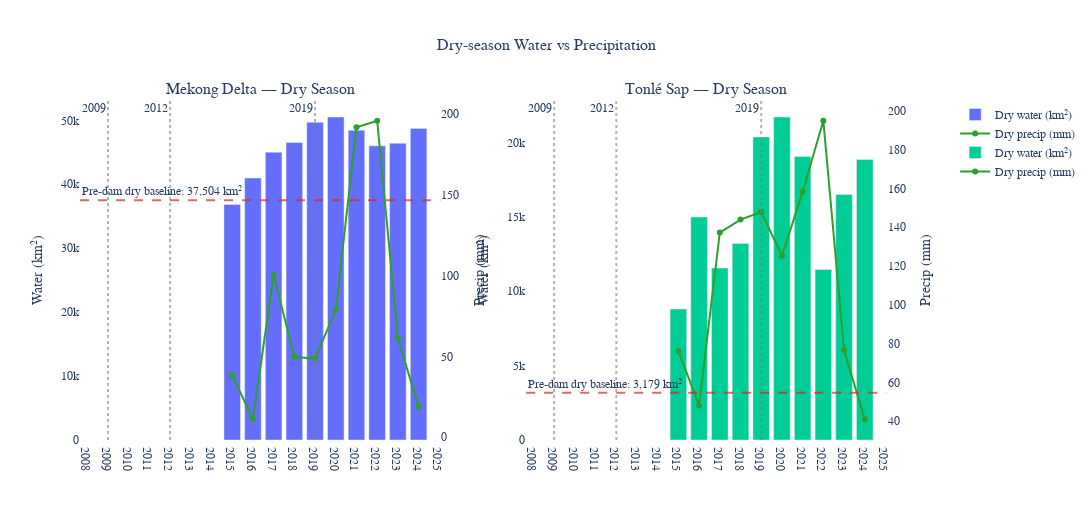

Here is the notebook cell this chart was saved with:
### Code cell
# === Cell 9: Figure 3 - Dry Season Analysis (Dual Axis) ===
def fig_dry_dual_axis(df_delta, df_ts, baselines, events):
    fig = make_subplots(rows=1, cols=2, subplot_titles=("Mekong Delta — Dry Season", "Tonlé Sap — Dry Season"),
                        specs=[[{"secondary_y": True},{"secondary_y": True}]], horizontal_spacing=0.10,
                        )
    fig.update_layout(height=520, width=1200, hovermode="x unified",
                      font=dict(family="Arial, sans-serif", size=12), plot_bgcolor="white", paper_bgcolor="white")

    # Delta
    if {"year","dry_vh_km2","precip_dry_mm"}.issubset(df_delta.columns) and len(df_delta):
        fig.add_trace(go.Bar(x=df_delta["year"], y=df_delta["dry_vh_km2"], name="Dry water (km²)"),
                      row=1, col=1, secondary_y=False)
        fig.add_trace(go.Scatter(x=df_delta["year"], y=df_delta["precip_dry_mm"], mode="lines+markers",
                                 name="Dry precip (mm)", line=dict(color=COLORS["precip"])),
                      row=1, col=1, secondary_y=True)
        add_baseline(fig, baselines["Mekong_Delta"]["dry_km2"], "Pre-dam dry baseline", row=1, col=1)
        add_event_markers(fig, events, row=1, col=1)
    else:
        fig.add_annotation(text="No data", xref="paper", yref="paper", x=0.5, y=0.5, showarrow=False, row=1, col=1)

    # Tonlé
    if {"year","dry_vh_km2","precip_dry_mm"}.issubset(df_ts.columns) and len(df_ts):
        fig.add_trace(go.Bar(x=df_ts["year"], y=df_ts["dry_vh_km2"], name="Dry water (km²)"),
                      row=1, col=2, secondary_y=False)
        fig.add_trace(go.Scatter(x=df_ts["year"], y=df_ts["precip_dry_mm"], mode="lines+markers",
                                 name="Dry precip (mm)", line=dict(color=COLORS["precip"])),
                      row=1, col=2, secondary_y=True)
        add_baseline(fig, baselines["Tonle_Sap"]["dry_km2"], "Pre-dam dry baseline", row=1, col=2)
        add_event_markers(fig, events, row=1, col=2)
    else:
        fig.add_annotation(text="No data", xref="paper", yref="paper", x=0.5, y=0.5, showarrow=False, row=1, col=2)

    fig.update_yaxes(title_text="Water (km²)", secondary_y=False, row=1, col=1)
    fig.update_yaxes(title_text="Precip (mm)",  secondary_y=True,  row=1, col=1)
    fig.update_yaxes(title_text="Water (km²)", secondary_y=False, row=1, col=2)
    fig.update_yaxes(title_text="Precip (mm)",  secondary_y=True,  row=1, col=2)
    fig.update_xaxes(dtick=1)

    return finalize_figure(fig, "Dry-season Water vs Precipitation", ASSETS / "fig_dry_biaxis.json")

fig3 = fig_dry_dual_axis(df_delta, df_ts, BASE, EVENTS)
fig3.show()

### Figure 1 — Plotly figure (JSON) as saved in the notebook; plotly's stock layout.template omitted (floating-point values rounded to 4 significant figures)
{"data": [{"name": "Dry water (km²)", "type": "bar", "x": [2015, 2016, 2017, 2018, 2019, 2020, 2021, 2022, 2023, 2024], "xaxis": "x", "y": [36830.0, 40980.0, 45020.0, 46550.0, 49700.0, 50520.0, 48440.0, 46010.0, 46410.0, 48730.0], "yaxis": "y"}, {"line": {"color": "#2ca02c"}, "mode": "lines+markers", "name": "Dry precip (mm)", "type": "scatter", "x": [2015, 2016, 2017, 2018, 2019, 2020, 2021, 2022, 2023, 2024], "xaxis": "x", "y": [38.42, 11.11, 100.5, 49.56, 48.79, 78.69, 191.8, 195.8, 61.29, 18.78], "yaxis": "y2"}, {"name": "Dry water (km²)", "type": "bar", "x": [2015, 2016, 2017, 2018, 2019, 2020, 2021, 2022, 2023, 2024], "xaxis": "x2", "y": [8802.0, 14990.0, 11560.0, 13210.0, 20370.0, 21710.0, 19050.0, 11460.0, 16510.0, 18860.0], "yaxis": "y3"}, {"line": {"color": "#2ca02c"}, "mode": "lines+markers", "name": "Dry precip (mm)", "type": "scatter", "x": [2015, 2016, 2017, 2018, 2019, 2020, 2021, 2022, 2023, 2024], "xaxis": "x2", "y": [76.06, 48.14, 137.2, 143.9, 147.8, 125.2, 158.3, 194.8, 76.68, 40.99], "yaxis": "y4"}], "layout": {"annotations": [{"font": {"size": 16}, "showarrow": false, "text": "Mekong Delta — Dry Season", "x": 0.21, "xanchor": "center", "xref": "paper", "y": 1, "yanchor": "bottom", "yref": "paper"}, {"font": {"size": 16}, "showarrow": false, "text": "Tonlé Sap — Dry Season", "x": 0.73, "xanchor": "center", "xref": "paper", "y": 1, "yanchor": "bottom", "yref": "paper"}, {"showarrow": false, "text": "Pre-dam dry baseline: 37,504 km²", "x": 0, "xanchor": "left", "xref": "x domain", "y": 37500.0, "yanchor": "bottom", "yref": "y"}, {"showarrow": false, "text": "2019", "x": 2019, "xanchor": "right", "xref": "x", "y": 1, "yanchor": "top", "yref": "y domain"}, {"showarrow": false, "text": "2009", "x": 2009, "xanchor": "right", "xref": "x", "y": 1, "yanchor": "top", "yref": "y domain"}, {"showarrow": false, "text": "2012", "x": 2012, "xanchor": "right", "xref": "x", "y": 1, "yanchor": "top", "yref": "y domain"}, {"showarrow": false, "text": "Pre-dam dry baseline: 3,179 km²", "x": 0, "xanchor": "left", "xref": "x2 domain", "y": 3179.0, "yanchor": "bottom", "yref": "y3"}, {"showarrow": false, "text": "2019", "x": 2019, "xanchor": "right", "xref": "x2", "y": 1, "yanchor": "top", "yref": "y3 domain"}, {"showarrow": false, "text": "2009", "x": 2009, "xanchor": "right", "xref": "x2", "y": 1, "yanchor": "top", "yref": "y3 domain"}, {"showarrow": false, "text": "2012", "x": 2012, "xanchor": "right", "xref": "x2", "y": 1, "yanchor": "top", "yref": "y3 domain"}], "font": {"family": "Arial, sans-serif", "size": 12}, "height": 520, "hovermode": "x unified", "paper_bgcolor": "white", "plot_bgcolor": "white", "shapes": [{"line": {"color": "#d62728", "dash": "dash"}, "opacity": 0.7, "type": "line", "x0": 0, "x1": 1, "xref": "x domain", "y0": 37500.0, "y1": 37500.0, "yref": "y"}, {"line": {"color": "#7f7f7f", "dash": "dot"}, "opacity": 0.6, "type": "line", "x0": 2019, "x1": 2019, "xref": "x", "y0": 0, "y1": 1, "yref": "y domain"}, {"line": {"color": "#7f7f7f", "dash": "dot"}, "opacity": 0.6, "type": "line", "x0": 2009, "x1": 2009, "xref": "x", "y0": 0, "y1": 1, "yref": "y domain"}, {"line": {"color": "#7f7f7f", "dash": "dot"}, "opacity": 0.6, "type": "line", "x0": 2012, "x1": 2012, "xref": "x", "y0": 0, "y1": 1, "yref": "y domain"}, {"line": {"color": "#d62728", "dash": "dash"}, "opacity": 0.7, "type": "line", "x0": 0, "x1": 1, "xref": "x2 domain", "y0": 3179.0, "y1": 3179.0, "yref": "y3"}, {"line": {"color": "#7f7f7f", "dash": "dot"}, "opacity": 0.6, "type": "line", "x0": 2019, "x1": 2019, "xref": "x2", "y0": 0, "y1": 1, "yref": "y3 domain"}, {"line": {"color": "#7f7f7f", "dash": "dot"}, "opacity": 0.6, "type": "line", "x0": 2009, "x1": 2009, "xref": "x2", "y0": 0, "y1": 1, "yref": "y3 domain"}, {"line": {"color": "#7f7f7f", "dash": "dot"}, "opacity": 0.6, "type": "line", "x0": 2012, "x1": 2012, "xref": "x2", "y0": 0, "y1": 1, "yref": "y3 domain"}], "title": {"font": {"size": 16}, "text": "Dry-season Water vs Precipitation", "x": 0.5, "xanchor": "center"}, "width": 1200, "xaxis": {"anchor": "y", "autorange": true, "domain": [0, 0.42], "dtick": 1, "range": [2008.0, 2025.0], "type": "linear"}, "xaxis2": {"anchor": "y3", "autorange": true, "domain": [0.52, 0.94], "dtick": 1, "range": [2008.0, 2025.0], "type": "linear"}, "yaxis": {"anchor": "x", "autorange": true, "domain": [0, 1], "range": [0, 53180.0], "title": {"text": "Water (km²)"}, "type": "linear"}, "yaxis2": {"anchor": "x", "autorange": true, "overlaying": "y", "range": [-1.726, 208.7], "side": "right", "title": {"text": "Precip (mm)"}, "type": "linear"}, "yaxis3": {"anchor": "x2", "autorange": true, "domain": [0, 1], "range": [0, 22860.0], "title": {"text": "Water (km²)"}, "type": "linear"}, "yaxis4": {"anchor": "x2", "autorange": true, "overlaying": "y3", "range": [30.3, 205.5], "side": "right", "title": {"text": "Precip (mm)"}, "type": "linear"}}}
